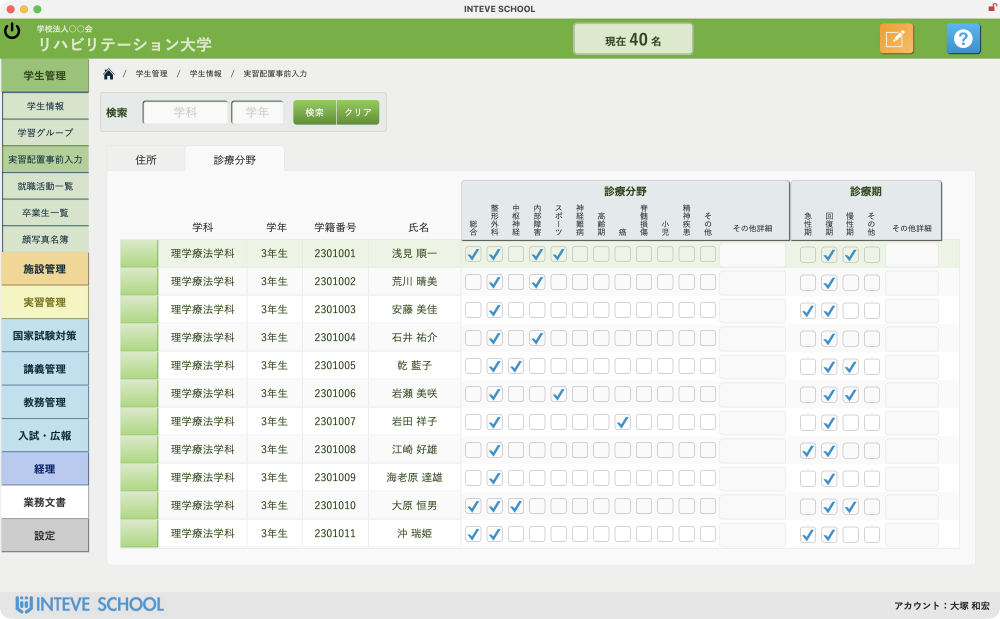
#> input picture images/clinical/clinical_student_pre_entry.png, 3000 x 1856 px, found by its file name (shown at 1/3 size)
$ python prepare_clinical_images_v2.py
#> lines starting #> are read from the running program, lines starting #| are printed output that depends on the picture
#!/usr/bin/env python3
import os
from PIL import Image, ImageOps, ImageDraw, ImageFilter

DEST_DIR = "/Users/kotsuka/Documents/systemDev/csd-website/images/clinical"
os.makedirs(DEST_DIR, exist_ok=True)

def add_clean_shadow_border(img, border_color=(226, 232, 240), border_width=2):
    # Add border
    bordered = ImageOps.expand(img, border=border_width, fill=border_color)
    return bordered

# --- 1. STEP 01: 学生事前入力 + 17.5万件施設DB ---
base_s1 = Image.open(os.path.join(DEST_DIR, "clinical_student_pre_entry.png")).convert("RGBA")
#> base_s1 is the input picture: PIL image 3000x1856 RGBA; mean R, G, B, A 227.6, 233.6, 224.3, 255
# Crop base to focus on student input table
w, h = base_s1.size
#> w = 3000; h = 1856
base_s1_cropped = base_s1.crop((0, int(h * 0.12), w, h))

inset_s1 = Image.open(os.path.join(DEST_DIR, "clinical_facility_database_170k.png")).convert("RGBA")
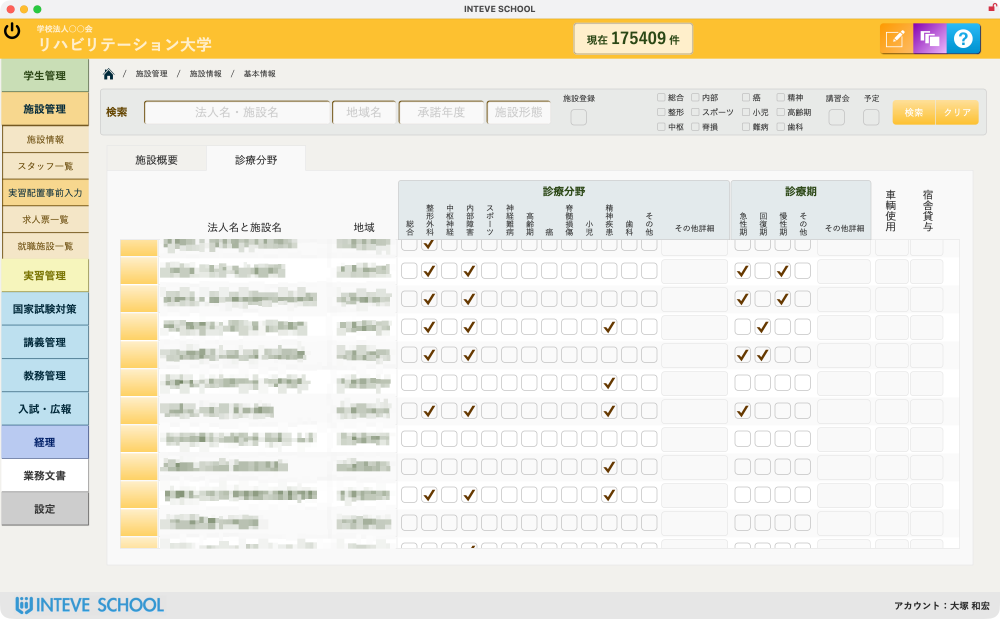
#> input picture images/clinical/clinical_facility_database_170k.png, 3000 x 1856 px, found by its file name (shown at 1/3 size)
#> inset_s1 is the input picture: PIL image 3000x1856 RGBA; mean R, G, B, A 237.5, 234.5, 222.8, 255
# Crop inset to focus on 175,409 facilities header and departments
wi, hi = inset_s1.size
#> wi = 3000; hi = 1856
inset_s1_crop = inset_s1.crop((int(wi * 0.22), int(hi * 0.12), wi, int(hi * 0.75)))
# resize inset
target_w = int(base_s1_cropped.width * 0.46)
#> target_w = 1380
target_h = int(inset_s1_crop.height * (target_w / inset_s1_crop.width))
#> target_h = 690
inset_s1_res = inset_s1_crop.resize((target_w, target_h), Image.Resampling.LANCZOS)
inset_s1_styled = add_clean_shadow_border(inset_s1_res, border_color=(13, 148, 136), border_width=4)

s1_comp = base_s1_cropped.copy()
paste_x = s1_comp.width - inset_s1_styled.width - 30
#> paste_x = 1582
paste_y = s1_comp.height - inset_s1_styled.height - 30
#> paste_y = 906
s1_comp.paste(inset_s1_styled, (paste_x, paste_y), inset_s1_styled)
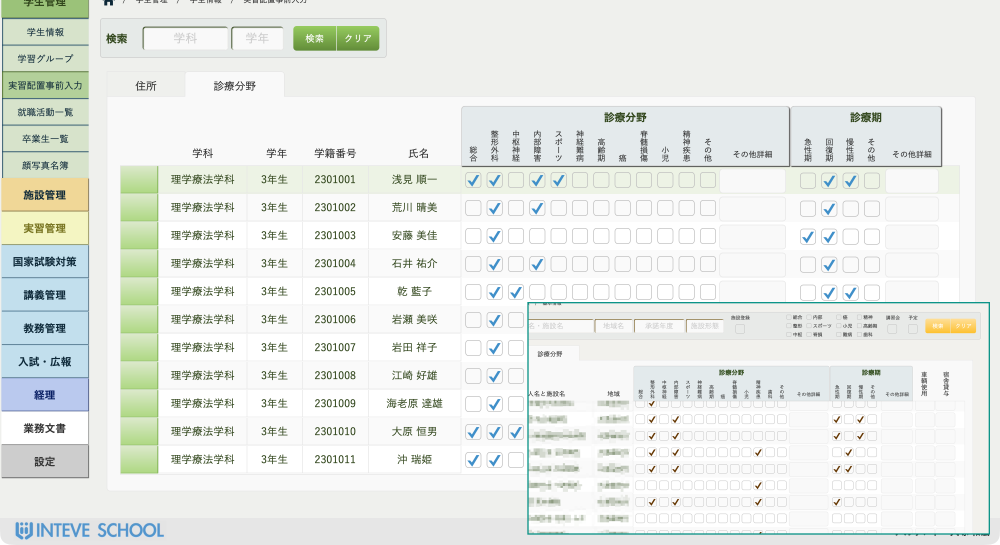
#> s1_comp: PIL image 3000x1634 RGBA (shown at 1/3 size); mean R, G, B, A 232.4, 236.1, 232, 255; transparent parts drawn white
s1_comp.convert("RGB").save(os.path.join(DEST_DIR, "clinical_step01_composite.png"), quality=96)
print("Updated: clinical_step01_composite.png")

# --- 2. STEP 02: 学生視点マトリクス + 施設視点スロット & 距離 ---
base_s2 = Image.open(os.path.join(DEST_DIR, "clinical_placement_matrix_students.png")).convert("RGBA")
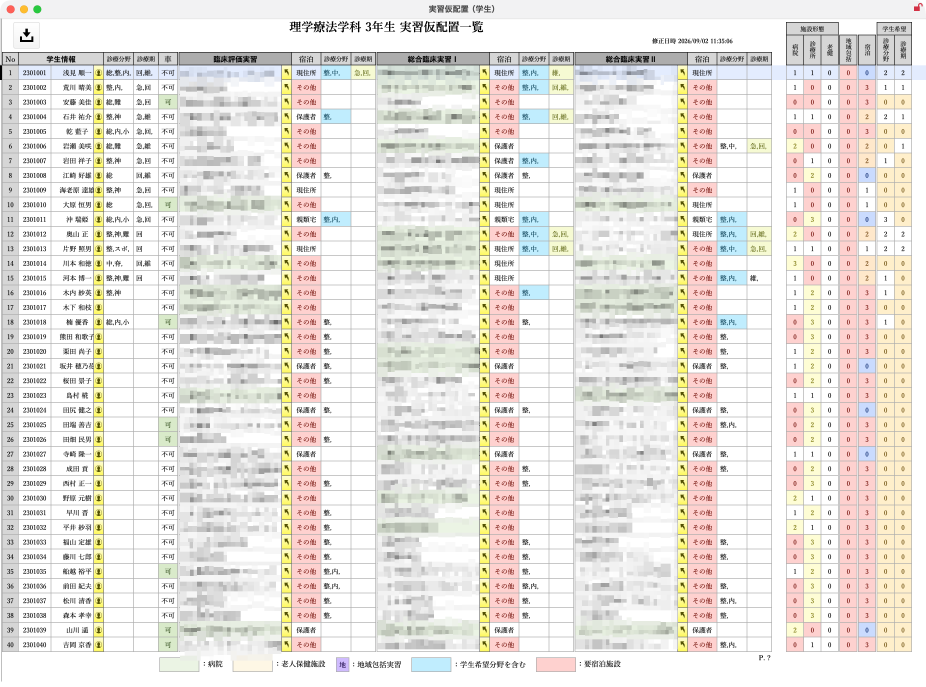
#> input picture images/clinical/clinical_placement_matrix_students.png, 2776 x 2060 px, found by its file name (shown at 1/3 size)
#> base_s2 is the input picture: PIL image 2776x2060 RGBA; mean R, G, B, A 232.7, 229, 223.7, 255
w, h = base_s2.size
#> w = 2776; h = 2060
base_s2_cropped = base_s2.crop((0, int(h * 0.14), w, h))

inset_s2 = Image.open(os.path.join(DEST_DIR, "clinical_placement_facility_slots.png")).convert("RGBA")
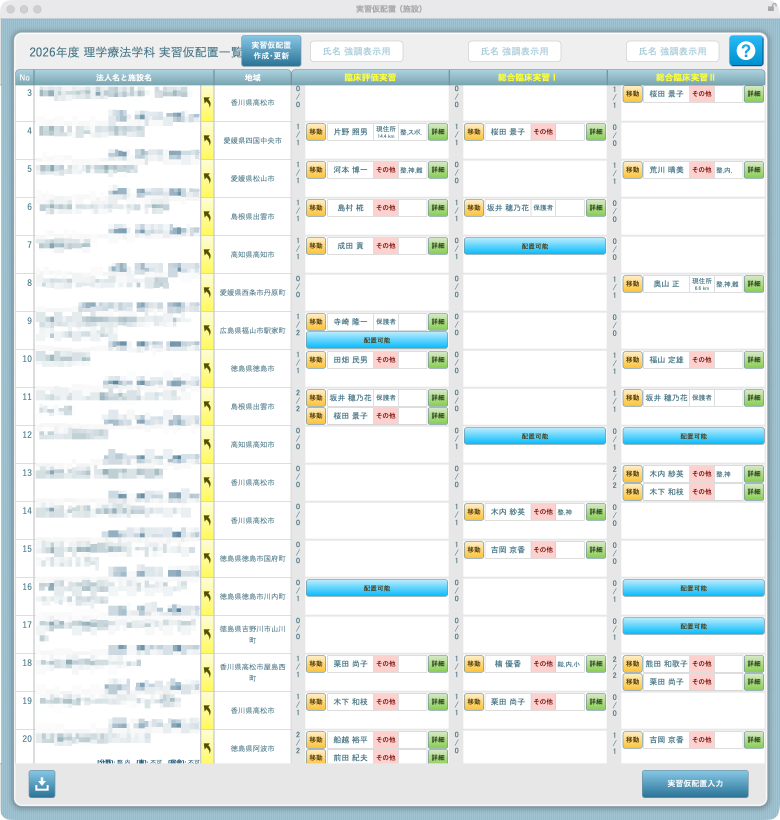
#> input picture images/clinical/clinical_placement_facility_slots.png, 2338 x 2460 px, found by its file name (shown at 1/3 size)
#> inset_s2 is the input picture: PIL image 2338x2460 RGBA; mean R, G, B, A 228.5, 235.5, 235, 255
wi, hi = inset_s2.size
#> wi = 2338; hi = 2460
# Crop to show facility slot and distance in km
inset_s2_crop = inset_s2.crop((int(wi * 0.15), int(hi * 0.14), wi, int(hi * 0.85)))
target_w = int(base_s2_cropped.width * 0.46)
#> target_w = 1276
target_h = int(inset_s2_crop.height * (target_w / inset_s2_crop.width))
#> target_h = 1121
inset_s2_res = inset_s2_crop.resize((target_w, target_h), Image.Resampling.LANCZOS)
inset_s2_styled = add_clean_shadow_border(inset_s2_res, border_color=(2, 132, 199), border_width=4)
#> call 2 of add_clean_shadow_border, with border_color = (2, 132, 199), border_width = 4
#> in add_clean_shadow_border (call 2), `bordered = ImageOps.expand(img, border=border_width, fill=border_color)`:
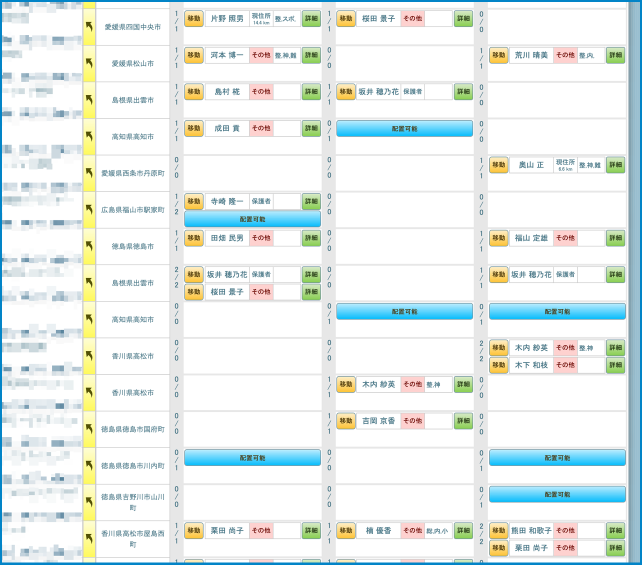
#> bordered: PIL image 1284x1129 RGBA (shown at 1/2 size); mean R, G, B, A 231.4, 238.9, 237.8, 255

s2_comp = base_s2_cropped.copy()
paste_x = s2_comp.width - inset_s2_styled.width - 30
#> paste_x = 1462
paste_y = s2_comp.height - inset_s2_styled.height - 30
s2_comp.paste(inset_s2_styled, (paste_x, paste_y), inset_s2_styled)
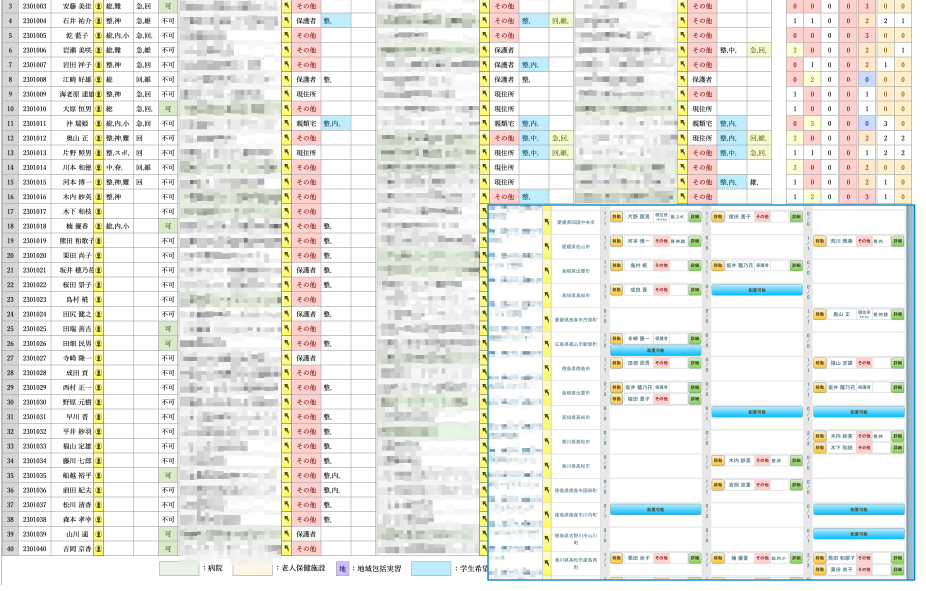
#> s2_comp: PIL image 2776x1772 RGBA (shown at 1/3 size); mean R, G, B, A 231.8, 232.6, 228.1, 255; transparent parts drawn white
s2_comp.convert("RGB").save(os.path.join(DEST_DIR, "clinical_step02_composite.png"), quality=96)
print("Updated: clinical_step02_composite.png")

# --- 3. STEP 03: NAVITIME API モーダル + Web地図 ---
base_s3 = Image.open(os.path.join(DEST_DIR, "clinical_navitime_route_search.png")).convert("RGBA")
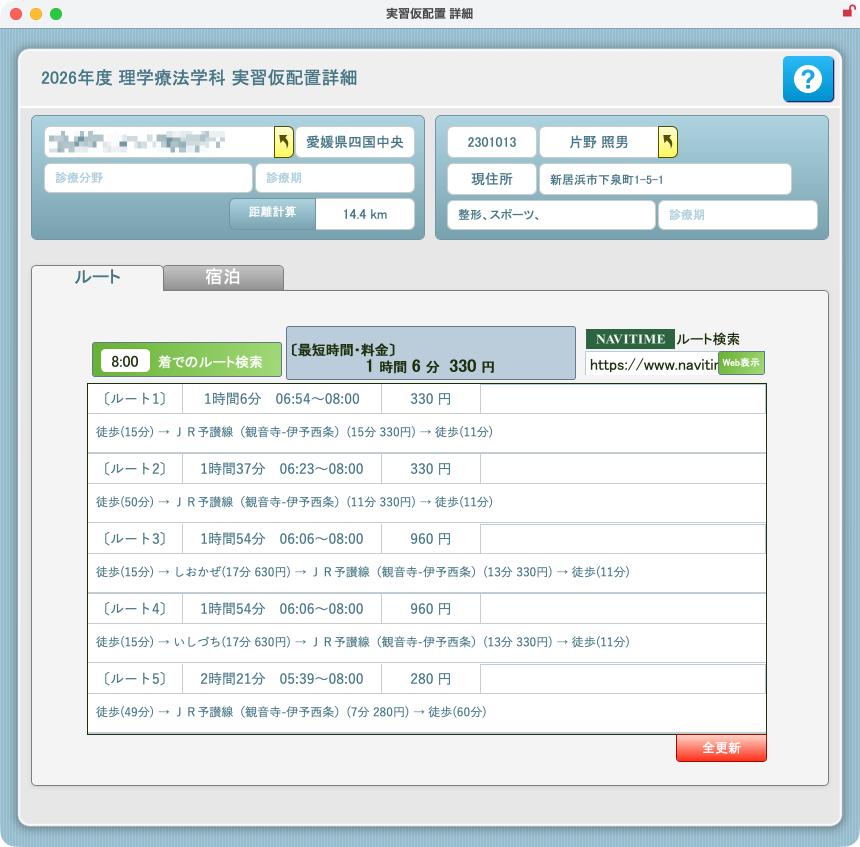
#> input picture images/clinical/clinical_navitime_route_search.png, 1720 x 1694 px, found by its file name (shown at 1/2 size)
#> base_s3 is the input picture: PIL image 1720x1694 RGBA; mean R, G, B, A 222.1, 229.5, 231, 254.9
#> (the run stopped early here; a loop or call above may not have finished)
